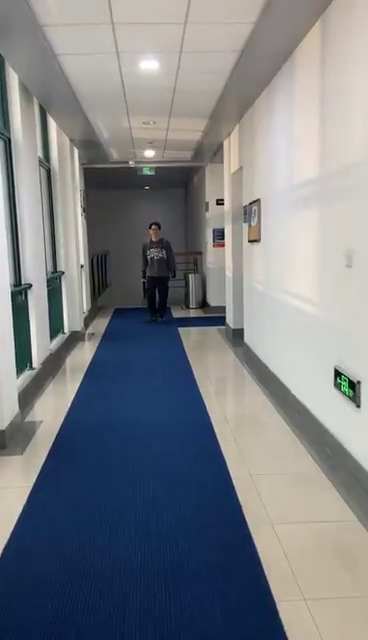
#> input picture frame 10 of optical_flow/test.mp4, 368 x 640 px, given in place of test_video2.mp4, which was not available
$ python rectangle.py
#> lines starting #> are read from the running program, lines starting #| are printed output that depends on the picture
#!/usr/bin/python
# -*- coding: UTF-8 -*-
import numpy as np
import cv2

NUM_OF_FEATURE_POINTS = 1000  # Number of key points
COLOR = (0, 255, 0)  # Green
VIDEO_PATH = 'test_video2.mp4'  # File path of the video
THICKNESS = 1
SIZE = (1600, 900)
RECTANGLE = []

# Parameters for lucas kanade optical flow
lk_params = dict(winSize=(15, 15),
                 maxLevel=2,
                 criteria=(cv2.TERM_CRITERIA_EPS | cv2.TERM_CRITERIA_COUNT, 10, 0.03))


def extract_vector(KeyPoints):
    temp_array = np.zeros((NUM_OF_FEATURE_POINTS, 1, 2), dtype='float32')
    for i in range(len(KeyPoints) - 1):
        temp_array[i][0][0] = KeyPoints[i].pt[0]
        temp_array[i][0][1] = KeyPoints[i].pt[1]
    return temp_array


def display_video(frame):
    cv2.namedWindow("frame", 0)
    cv2.resizeWindow("frame", SIZE[0], SIZE[1])
    cv2.imshow('frame', frame)


def select_rectangle(event, x, y, flags, param):
    global ix, iy
    # If left button down, record the position of it
    if event == cv2.EVENT_LBUTTONDOWN:
        ix, iy = x, y
        RECTANGLE.append((ix, iy))
    # If the left button up, and the selected shape is a rectangle, draw it
    elif event == cv2.EVENT_LBUTTONUP:
        if (ix != x) & (iy != y):
            cv2.rectangle(p_frame, (ix, iy), (x, y), (0, 255, 0), 2)
            RECTANGLE.append((x, y))
        else:
            RECTANGLE.clear()


if __name__ == '__main__':

    # Read video
    cap = cv2.VideoCapture(VIDEO_PATH)
    _, p_frame = cap.read()
#> p_frame is the input picture: shape (640, 368, 3); mean B, G, R 132.9, 128.3, 124.9

    # Generate the gray level image for the first frame
    p_gray = cv2.cvtColor(p_frame, cv2.COLOR_BGR2GRAY)
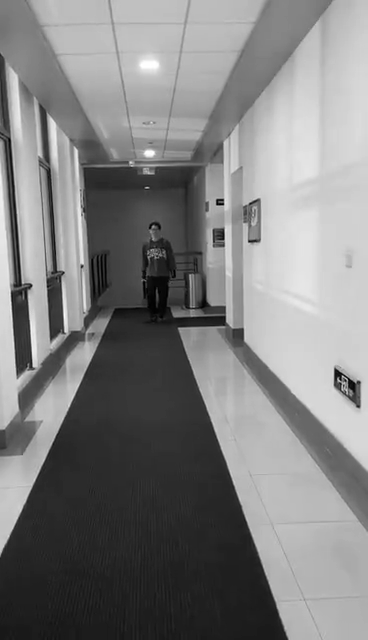
#> p_gray: shape (640, 368); min 0, max 255, mean 127.8

    # Initialize sift
    sift = cv2.SIFT_create(nfeatures=NUM_OF_FEATURE_POINTS, sigma=3.0)

    # # Find the feature point
    # p_kp = sift.detect(p_gray, None)
    #
    # # Extract the vector from the KeyPoint
    # p_kp = extract_vector(p_kp)

    # Create a mask image for drawing optical flow lines
    mask = np.zeros_like(p_frame)

    # Set Mouse event
    cv2.namedWindow('frame')
    cv2.setMouseCallback('frame', select_rectangle)

    # 首先循环第一帧读取用户所需要确认的区域
    while True:
        display_video(p_frame)
        if cv2.waitKey(20) & 0xFF == ord('s'):
#> (key q is pressed here)
            break
    cv2.destroyAllWindows()

        # Generate the gray level image for the first frame
    temp_p_gray = p_gray[RECTANGLE[0][1]:RECTANGLE[1][1], RECTANGLE[0][0]:RECTANGLE[1][0]]
    p_kp = sift.detect(temp_p_gray, None)
    p_kp = extract_vector(p_kp)


    while True:
        ret, c_frame = cap.read()
        if not ret:
            break
        if len(RECTANGLE) == 2:

            cv2.rectangle(c_frame, (RECTANGLE[0][0], RECTANGLE[0][1]), (RECTANGLE[1][0], RECTANGLE[1][1]), (0, 255, 0), 2)
            # 说明选框不为空，这样我们需要计算选框之内的点
            # 先处理上一帧

            temp_c_frame = c_frame[RECTANGLE[0][1]:RECTANGLE[1][1], RECTANGLE[0][0]:RECTANGLE[1][0]]
            temp_c_gray = cv2.cvtColor(temp_c_frame, cv2.COLOR_BGR2GRAY)

            c_kp, status, err = cv2.calcOpticalFlowPyrLK(temp_p_gray, temp_c_gray, p_kp, None, **lk_params)

            # sift out the feature points that optical flow exists
            c_tracked_kp = c_kp[status == 1]
            p_tracked_kp = p_kp[status == 1]

            # Draw optical flow tracks
            for (cur, pre) in zip(c_tracked_kp, p_tracked_kp):
                x_cur, y_cur = cur.ravel()
                x_pre, y_pre = pre.ravel()
                x_cur = np.float32(x_cur + RECTANGLE[0][0])
                y_cur = np.float32(y_cur + RECTANGLE[0][1])
                x_pre = np.float32(x_pre + RECTANGLE[0][0])
                y_pre = np.float32(y_pre + RECTANGLE[0][1])
                mask = cv2.line(mask, (x_cur, y_cur), (x_pre, y_pre), COLOR, THICKNESS)
            img = cv2.add(c_frame, mask)

            display_video(img)

            # 更新之前帧和当前帧
            temp_p_gray = temp_c_gray.copy()
            p_kp = c_tracked_kp.reshape(-1, 1, 2)


        if cv2.waitKey(20) & 0xFF == ord('q'):
            break

    cv2.destroyAllWindows()
    cap.release()

$ run again, starting later in the video
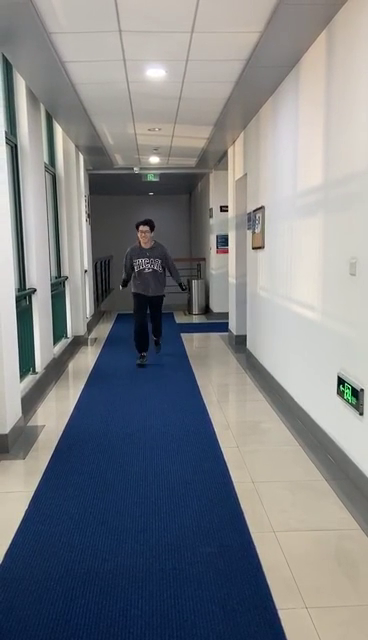
#> input picture frame 48 of optical_flow/test.mp4, 368 x 640 px, given in place of test_video2.mp4, which was not available
#> p_frame is the input picture: shape (640, 368, 3); mean B, G, R 132.7, 128.5, 125.3
#> `p_gray = cv2.cvtColor(p_frame, cv2.COLOR_BGR2GRAY)`:
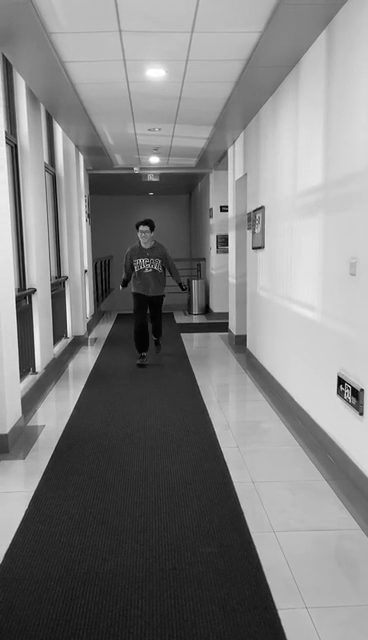
#> p_gray: shape (640, 368); min 0, max 255, mean 128

$ run again, starting later in the video
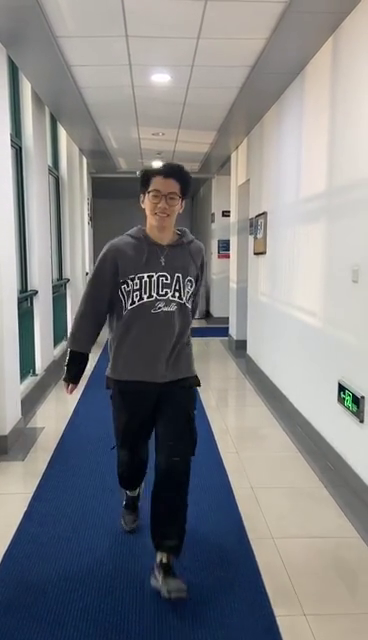
#> input picture frame 85 of optical_flow/test.mp4, 368 x 640 px, given in place of test_video2.mp4, which was not available
#> p_frame is the input picture: shape (640, 368, 3); mean B, G, R 131.6, 129.5, 128.7
#> `p_gray = cv2.cvtColor(p_frame, cv2.COLOR_BGR2GRAY)`:
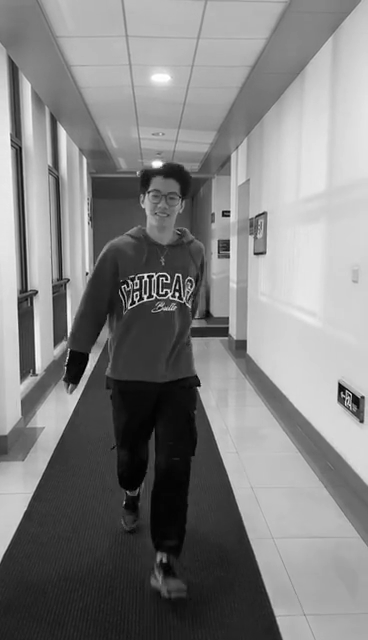
#> p_gray: shape (640, 368); min 0, max 255, mean 129.5
